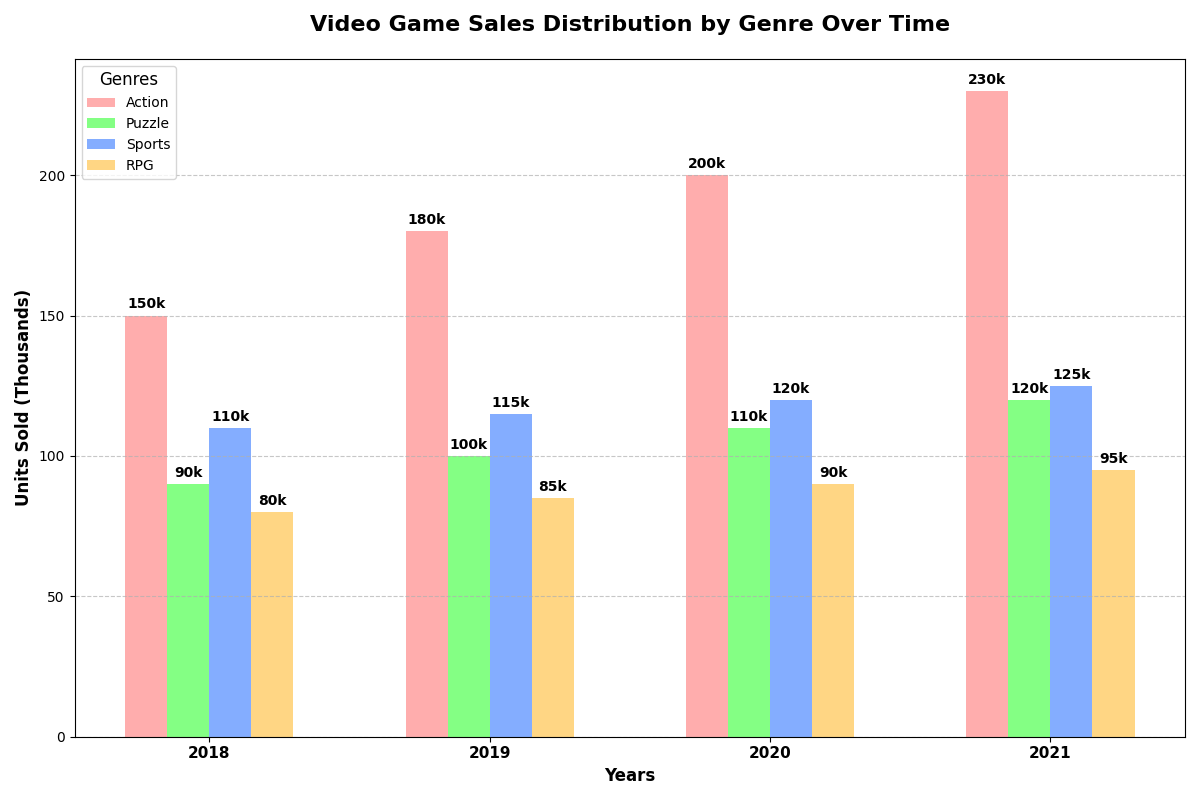

Here is the Python script that generated this plot:
import matplotlib.pyplot as plt
import numpy as np

# Data preparation
years = ['2018', '2019', '2020', '2021']
genres = ['Action', 'Puzzle', 'Sports', 'RPG']

# Units sold (in thousands) for each genre over the years
units_sold = {
    'Action': [150, 180, 200, 230],
    'Puzzle': [90, 100, 110, 120],
    'Sports': [110, 115, 120, 125],
    'RPG': [80, 85, 90, 95]
}

# New colors for each genre
colors = ['#ff9999', '#66ff66', '#6699ff', '#ffcc66']

fig, ax1 = plt.subplots(figsize=(12, 8))

bar_width = 0.15
index = np.arange(len(years))

# Plot each genre's units sold as a group bar plot with new colors
for i, (genre, values) in enumerate(units_sold.items()):
    ax1.bar(index + i * bar_width, values, bar_width, label=genre, color=colors[i], alpha=0.8)

# Add annotations
for i, (genre, values) in enumerate(units_sold.items()):
    for j, value in enumerate(values):
        ax1.annotate(f'{value}k',
                     xy=(index[j] + i * bar_width, value),
                     xytext=(0, 3),
                     textcoords="offset points",
                     ha='center', va='bottom', fontsize=10, fontweight='bold')

ax1.set_xlabel('Years', fontsize=12, weight='bold')
ax1.set_ylabel('Units Sold (Thousands)', fontsize=12, weight='bold')
ax1.set_title('Video Game Sales Distribution by Genre Over Time', fontsize=16, weight='bold', pad=20)
ax1.set_xticks(index + 1.5 * bar_width)
ax1.set_xticklabels(years, fontsize=11, weight='bold')
ax1.legend(title='Genres', fontsize=10, title_fontsize='12', loc='upper left')
ax1.grid(axis='y', linestyle='--', alpha=0.7)

plt.tight_layout()
plt.show()
